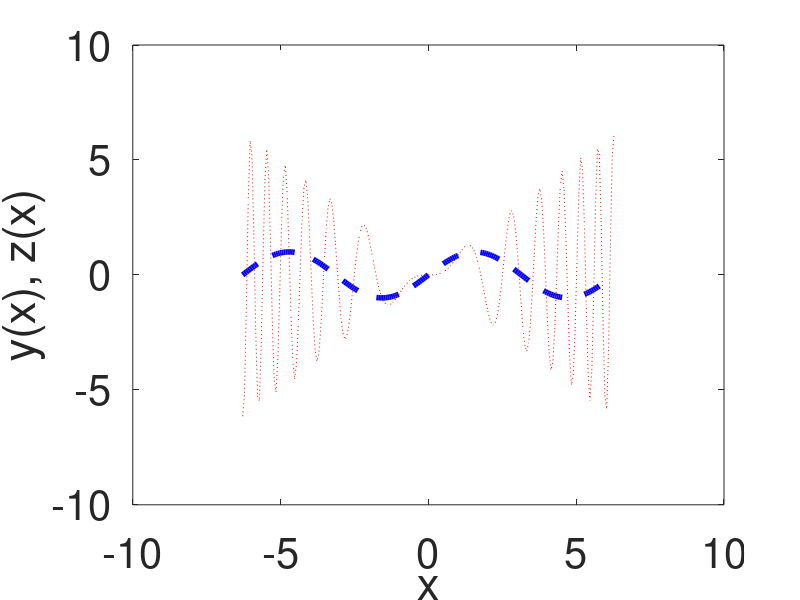
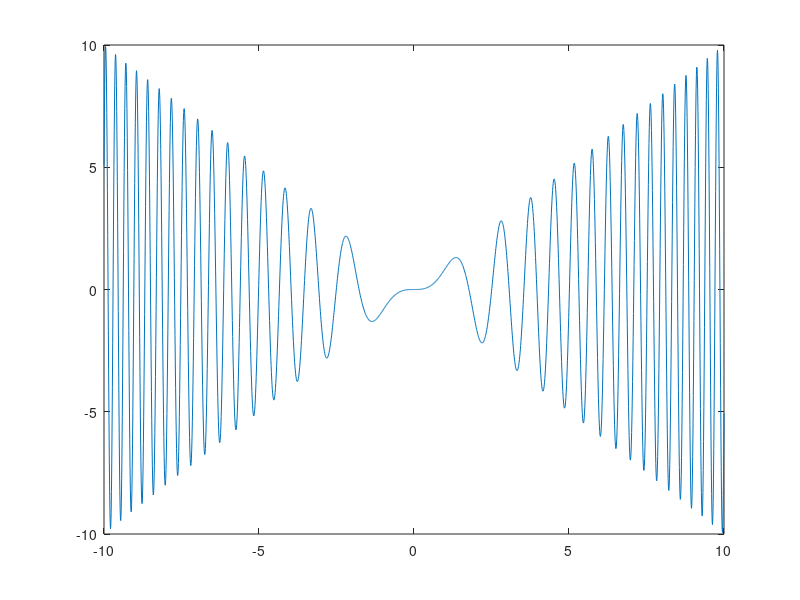
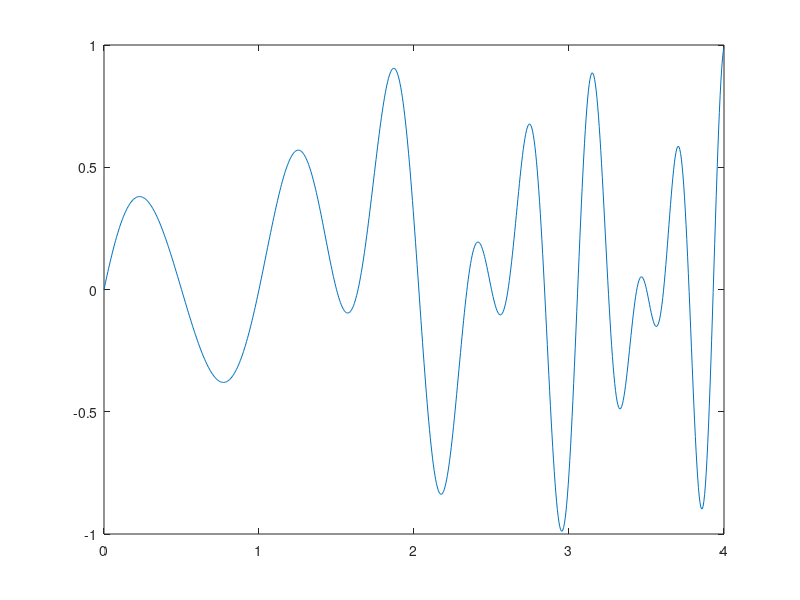

These figures' MATLAB source, in order:
%Creating Graphs

%Basic plot 1: Single Function
clear all
x = -10:0.01:10;  % Vector from -10 to 10; increment 0.01
y = x.*sin(x.^2); % each term in x times sin of that term ^2
figure(10);
plot(x,y) %Plot it with x as horizontal and y as vertical

%Basic plot 2: Single function with other functions
t = 0:0.005:4;
x = sin(-3*t.*(t-1)).*cos(pi*t); % THis is complex. Look at it
figure(11)
plot(t,x)

%-3*t is a vector, so is (t-1), thus to multiply them, it needs to be term
%by term. Linear Algebra!!!


%Basic Plot 3 : 2 functions in 1 graph
x = -2*pi:pi/50:2*pi;
y = sin(x);
z = x.*sin(x.^2);
figure(30) % Name of the window
plot(x,y,'b--', 'LineWidth',4) %plot x & y with a blue dotted line with Linewidth of 4
hold on % Lets MATLAB know it continue graphing past this
plot(x,z,'r:'); %Plot x & z with a red dot line
xlabel('x'); % X label
ylabel('y(x), z(x)'); %Y Labe
hold off
set(gca, 'FontSize', 30)
saveas(gcf, 'ex1.png', 'png');
